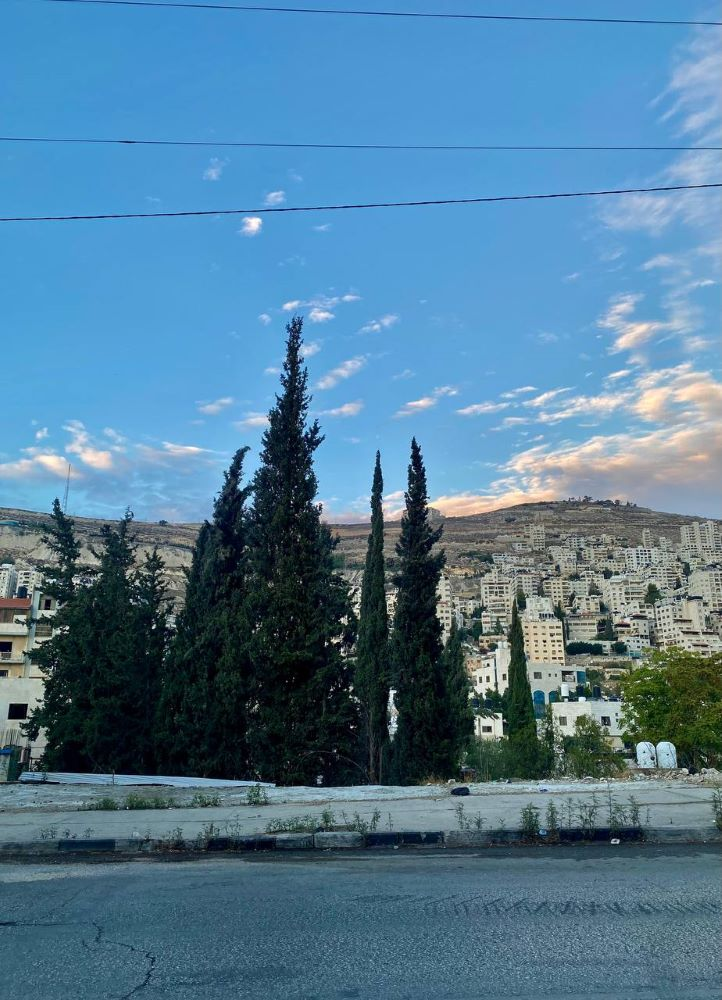
#> input picture images/img4.jpg, 722 x 1000 px
$ python 'OpenCV Project-Part1.py'
#> lines starting #> are read from the running program, lines starting #| are printed output that depends on the picture; after the words box and inside, x2 and y2 are one past the last pixel; in counts of white or black regions, pixels touching at a corner belong together
#! Your Code Goes Here

# Importing the PIL library
from ctypes.wintypes import RGB
import random
import cv2 as cv
import cv2
import numpy as np
import matplotlib.pyplot as plt

#path = r'C:\Users\DELL\Desktop\Study\Year4 Sem1\Image Processing'
#img_Gray = cv.imread("images/.jpg", cv.IMREAD_GRAYSCALE)

img = cv.imread("images/img4.jpg")
#> img is the input picture: shape (1000, 722, 3); mean B, G, R 150.8, 123.5, 81.3
inputimg = cv.cvtColor(img, cv.COLOR_BGR2GRAY)
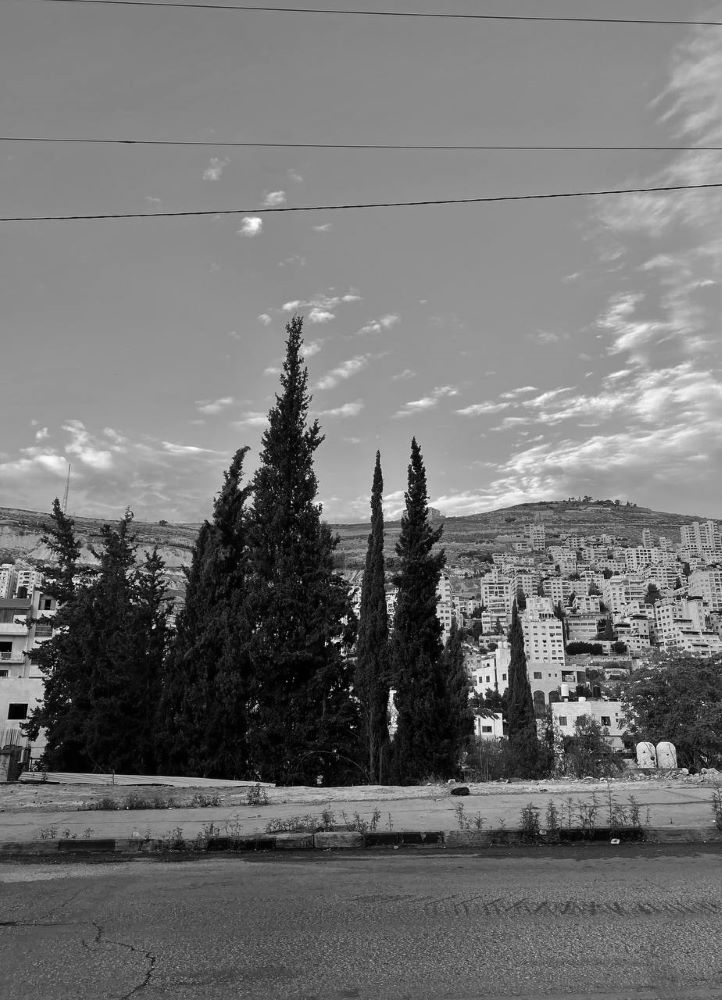
#> inputimg: shape (1000, 722); min 0, max 254, mean 114
input_img = cv.cvtColor(img, cv.COLOR_BGR2GRAY)
cv2.imwrite('input_img_Gray.png',input_img)

# Add Text to an image
cv2.putText(input_img,"Before",(300,100),cv2.FONT_HERSHEY_COMPLEX,1,(0,0,0),2)
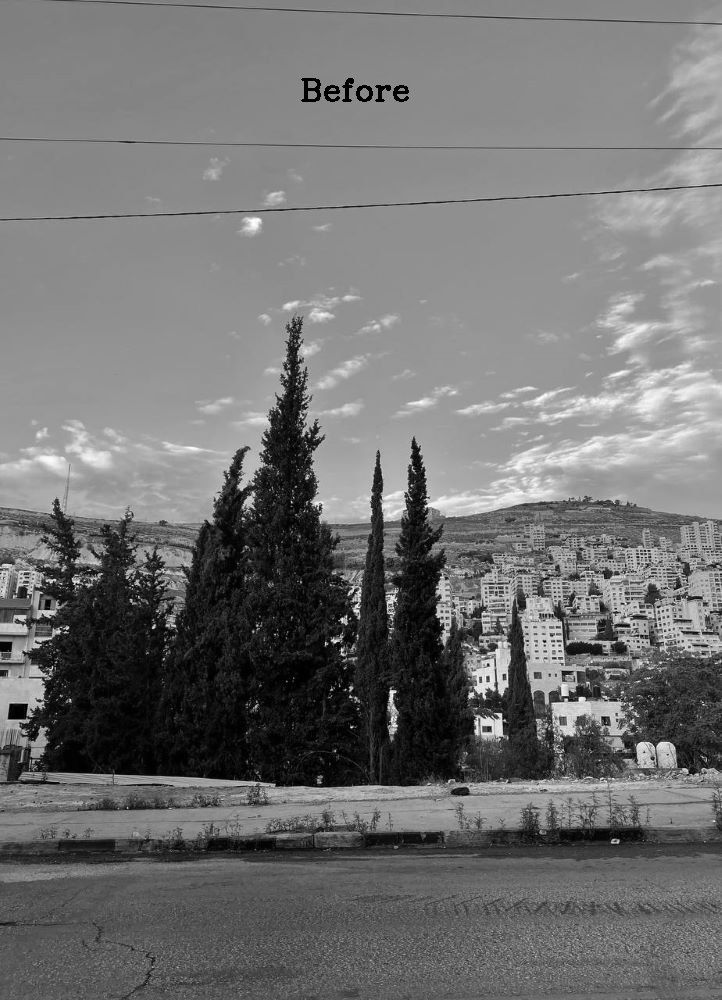
#> input_img: shape (1000, 722); 0.14% of pixels changed, all inside (x1, y1, x2, y2) = (301, 78, 409, 102)
#cv.imshow("Gray image before",input_img)

#gamma = 1.2027854
random.seed(12027854)
gamma = random.random()
print("The value of gamma =",gamma,".")
k = 255 / np.power( 255, gamma)
output_img = k * np.power(inputimg, gamma)
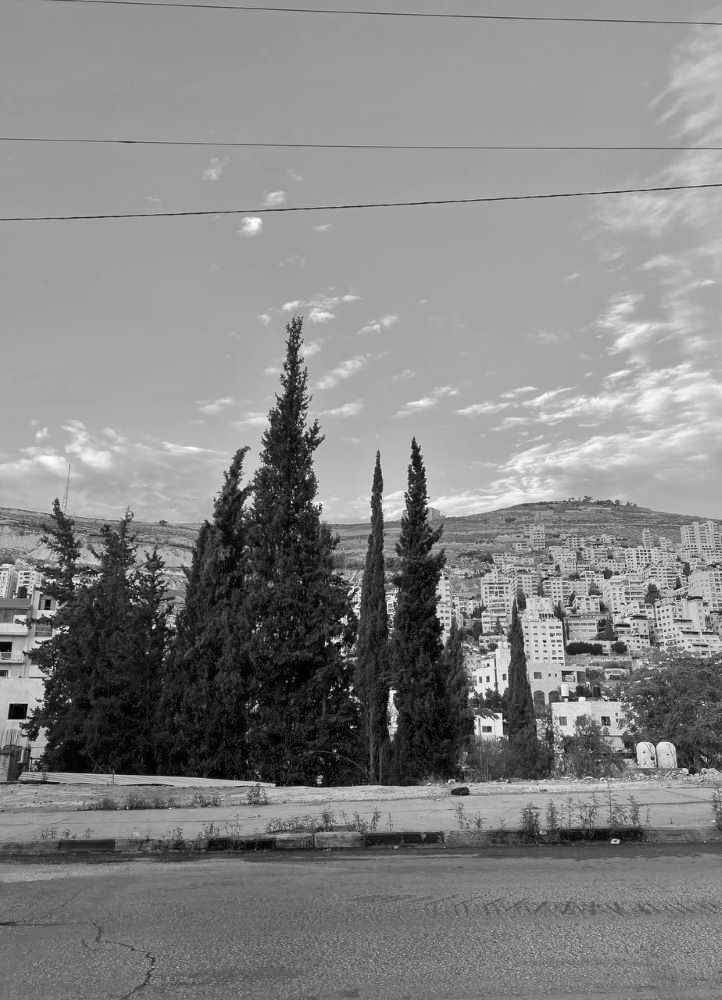
#> output_img: shape (1000, 722) float64; min 0, max 254.2, mean 132.8
output_img = np.array(output_img, dtype='uint8')
cv2.imwrite('output_img.png',output_img)

# Add Text to an image
cv2.putText(output_img,"After",(300,100),cv2.FONT_HERSHEY_COMPLEX,1,(0,0,0),2)
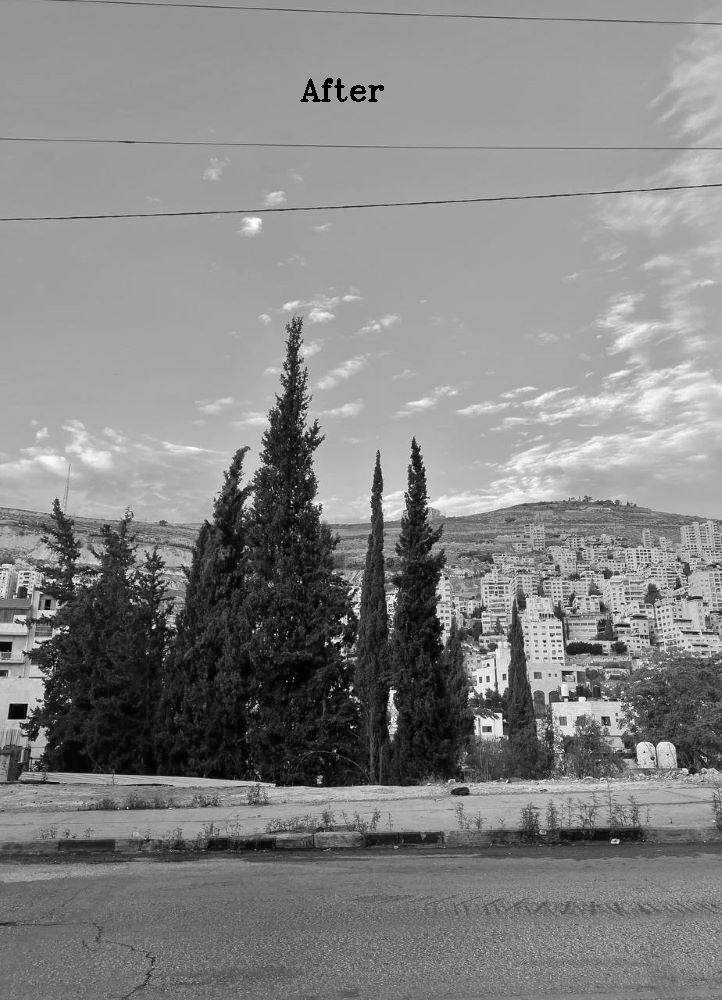
#> output_img: shape (1000, 722); min 0, max 254, mean 132.1
#cv.imshow("Gray image after",output_img)

print("The value of the constant C =",k,".")

hist1 = cv.calcHist([input_img],[0],None,[256],[0,256])
#> hist1 = 256 values, max 19360 at index 139, min 0 at index 255, mean 2820.3
hist2 = cv.calcHist([output_img],[0],None,[256],[0,256])
#> hist2 = 256 values, max 34761 at index 158, min 0 at index 1, mean 2820.3

plt.figure(facecolor= 'g',num="histograms")
plt.subplot(1, 2, 1) # row 1, col 2 index 1
plt.plot(hist1)
plt.title("Histogram Before!")
plt.xlabel("Intensity")
plt.ylabel("Count of Pixels")
plt.xlim([0,256])
plt.locator_params(axis='x',nbins=10)

plt.subplot(1, 2, 2) # index 2
plt.plot(hist2)
plt.title("Histogram after!")
plt.xlabel("Intensity")
plt.ylabel("Count of Pixels")
plt.xlim([0,256])
plt.locator_params(axis='x',nbins=10)
plt.savefig('fig.png')
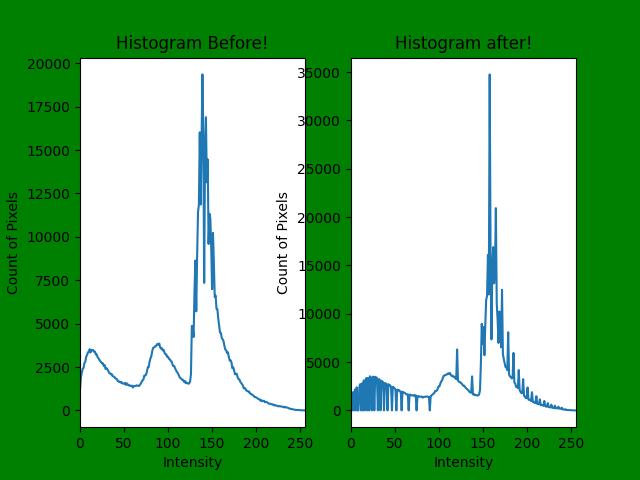
#> figure drawn by matplotlib, 2 panels; panel 1: curve peaks at x = 139, y = 19360; panel 2: curve peaks at x = 158, y = 34761
plt.savefig('12027854.pdf')

hor_img = np.hstack((input_img,output_img))
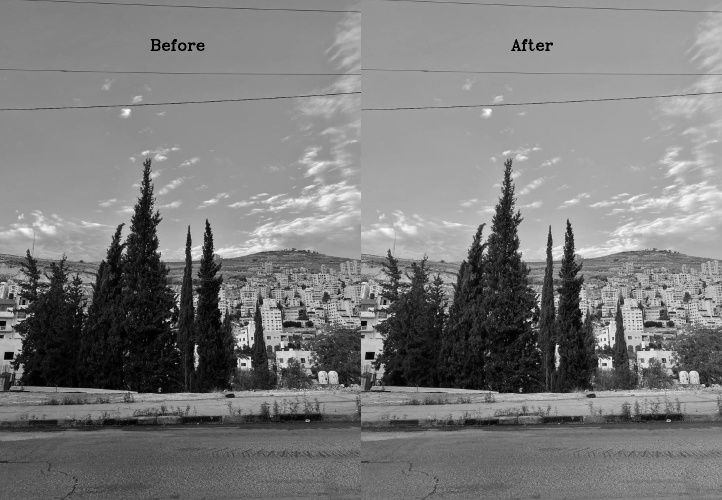
#> hor_img: shape (1000, 1444) (shown at 1/2 size); min 0, max 254, mean 123
cv2.imshow('Horizontal_img',hor_img)
hor_img = np.array(hor_img, dtype='uint8')

cv2.imwrite('12027854.png',hor_img)

plt.show()
cv2.waitKey(0)

$ run again, with images/img2.jpg copied over images/img4.jpg
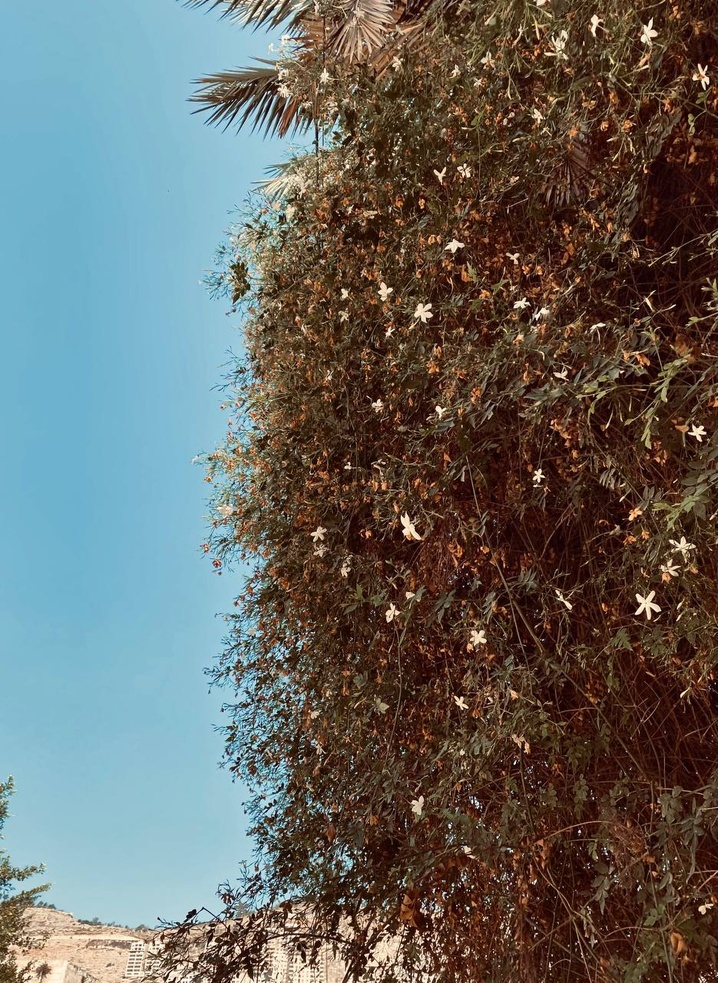
#> input picture images/img2.jpg, 718 x 983 px, shrunk from 935 x 1280 before the run
#> img is the input picture: shape (983, 718, 3); mean B, G, R 97.7, 101.9, 101.5
#> input_img: shape (983, 718); min 0, max 254, mean 101.2
#> `cv2.putText(output_img,"After",(300,100),cv2.FONT_HERSHEY_COMPLEX,1,(0..`:
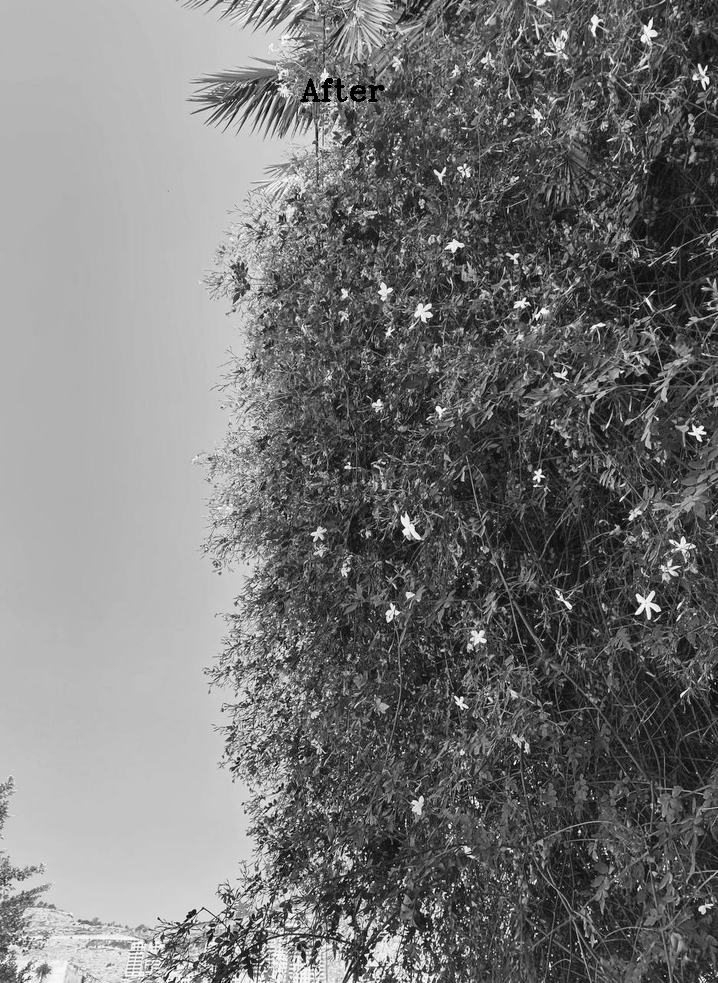
#> output_img: shape (983, 718); min 0, max 254, mean 118.6
#> hist1 = 256 values, max 14972 at index 161, min 0 at index 255, mean 2757
#> hist2 = 256 values, max 21958 at index 179, min 0 at index 1, mean 2757
#> `hor_img = np.hstack((input_img,output_img))`:
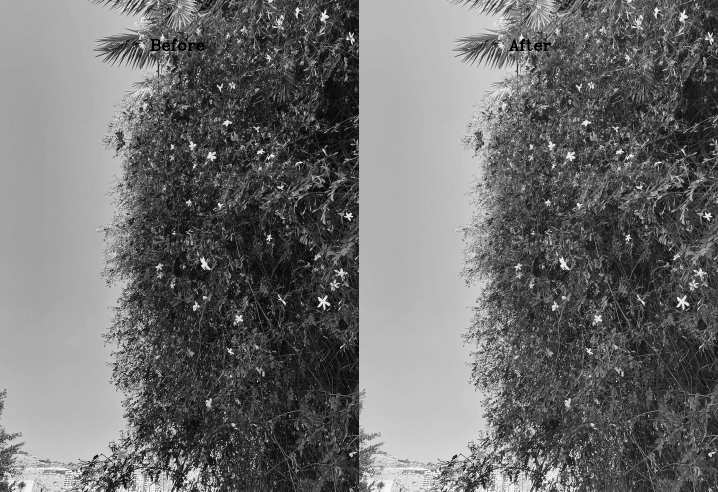
#> hor_img: shape (983, 1436) (shown at 1/2 size); min 0, max 254, mean 109.9
